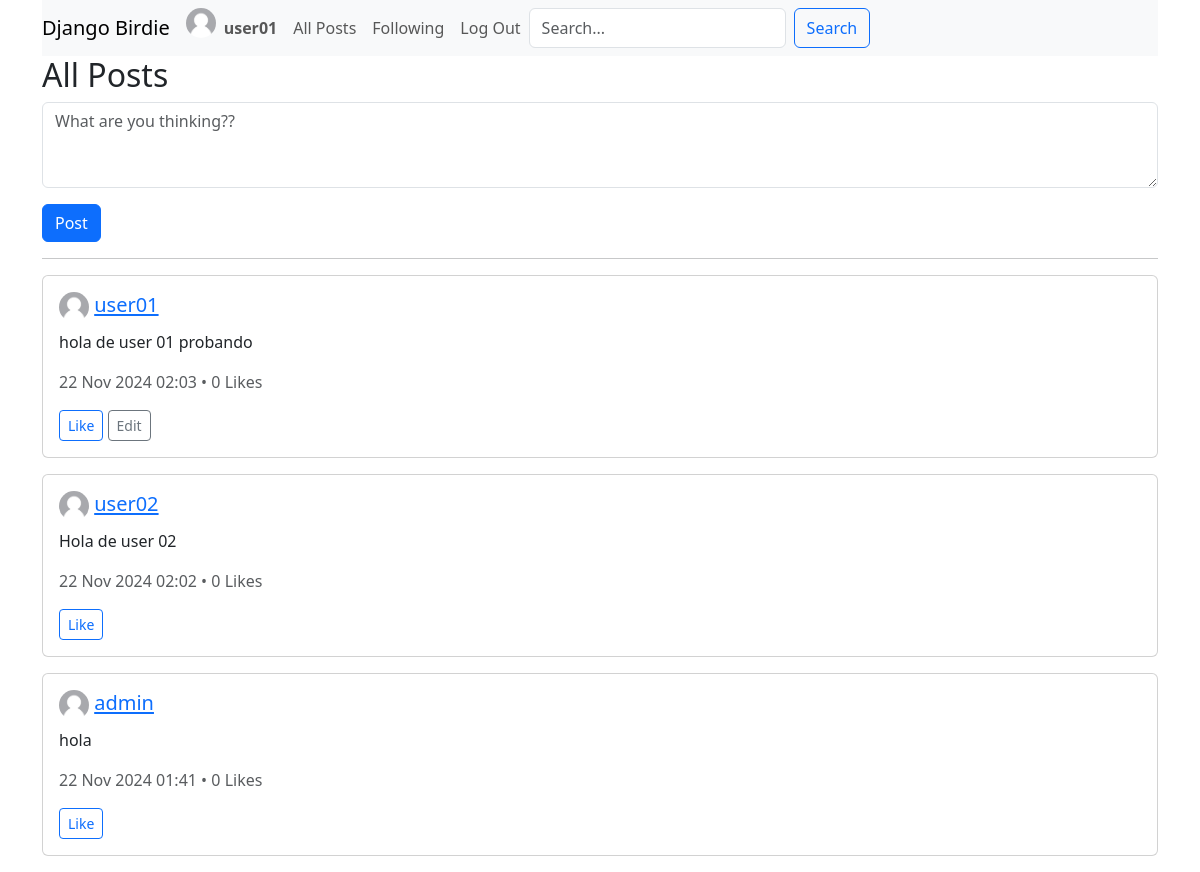
/ (signed in), run on an earlier commit of the app's database.
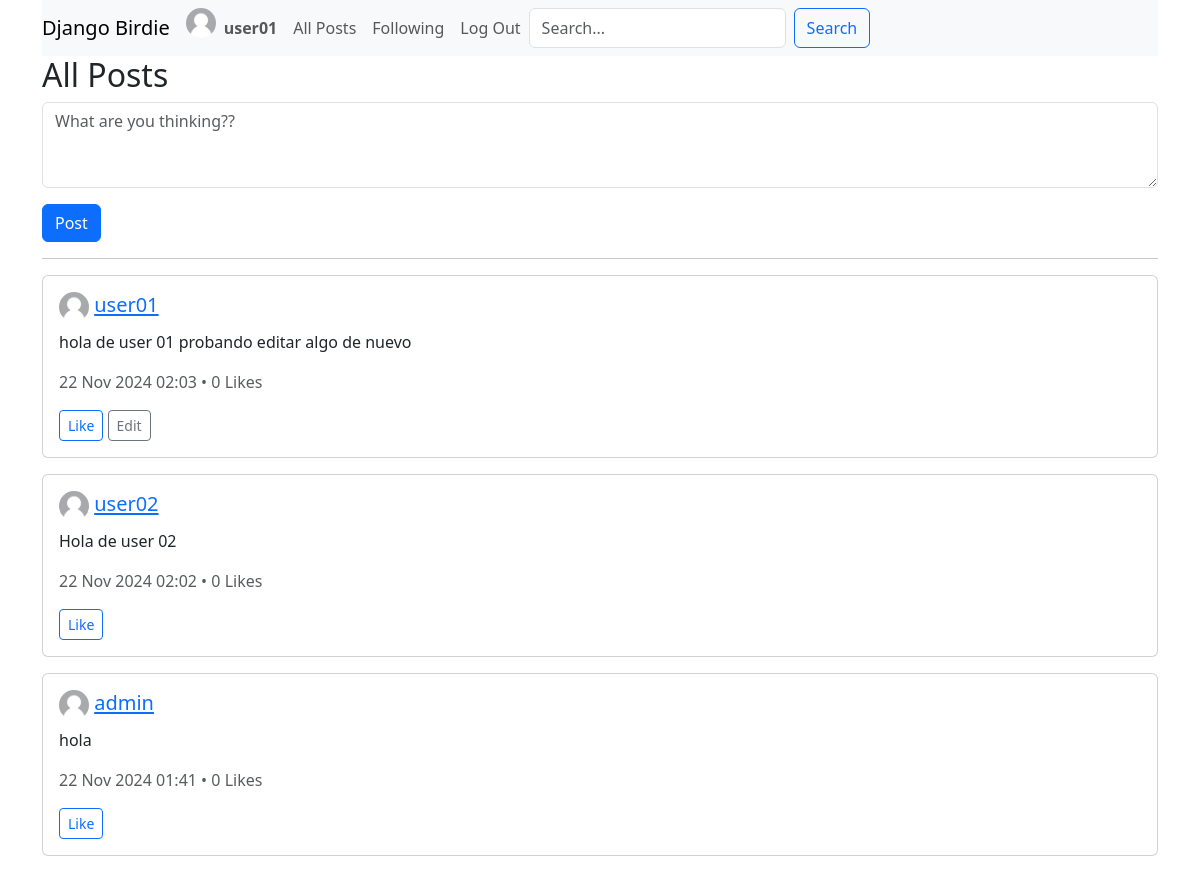
And on a later commit of the database.
### network/models.py (models this page shows, shortened)
class Post(models.Model):
    user = models.ForeignKey(User, on_delete=models.CASCADE, related_name="posts")
    content = models.TextField(max_length=280)
    created_at = models.DateTimeField(auto_now_add=True)
    likes = models.ManyToManyField(User, related_name="liked_posts", blank=True)
    def like_count(self):
        return self.likes.count()

class User(AbstractUser):
    first_name = models.CharField(max_length=30)
    last_name = models.CharField(max_length=30)
    profile_picture = models.ImageField(upload_to='profile_pictures/', null=True, blank=True, default='user/default_profile.jpg')
    followers = models.ManyToManyField(
        'self', related_name='following', symmetrical=False, blank=True
    )

### network/views.py (the view)
# urls.py: path("", views.index, name="index"),
@login_required
def index(request):
    if request.method == "POST" and request.user.is_authenticated:
        form = PostForm(request.POST)
        if form.is_valid():
            new_post = form.save(commit=False)
            new_post.user = request.user
            new_post.save()
    posts = Post.objects.all().order_by('-created_at')
    paginator = Paginator(posts, 10)
    page_number = request.GET.get('page')
    page_obj = paginator.get_page(page_number)
    for post in page_obj:
        post.is_liked_by_user = request.user in post.likes.all()
    return render(request, "network/index.html", {
        "form": PostForm(),
        "posts": page_obj,
    })

### network/forms.py
class PostForm(forms.ModelForm):
    class Meta:
        model = Post
        fields = ['content']
        widgets = {
            'content': forms.Textarea(attrs={'class': 'form-control', 'rows': 3, 'placeholder': 'What are you thinking??'}),
        }
        labels = {
            'content': '',
        }

### network/templatetags/extras.py (called while the page is built)
@register.filter
def profile_picture_or_default(profile_picture):
    if profile_picture:
        return profile_picture.url
    return '/static/network/user/default_profile.jpg'

### network/templates/network/index.html (shortened to what this page needs)
{% extends "network/layout.html" %}
{% load extras %}
{% block body %}
<h2>All Posts</h2>
{% if user.is_authenticated %}
<form method="post">
    {{ form.as_p }}
    <button type="submit" class="btn btn-primary">Post</button>
</form>
<hr>
{% endif %}
<div>
    {% for post in posts %}
    <div class="card mb-3">
        <div class="card-body">
            <h5 class="card-title">
                <img src="{{ user.profile_picture|profile_picture_or_default }}" alt="Profile Picture" class="rounded-circle" width="30" height="30">
                <a href="{% url 'profile' post.user.username %}">
                    {{ post.user.username }}
                </a>
            </h5>
            <p class="card-text post-content" data-post-id="{{ post.id }}">{{ post.content }}</p>
            <p class="card-text text-muted">
                {{ post.created_at|date:"d M Y H:i" }} •
                <span class="like-count" data-post-id="{{ post.id }}">{{ post.like_count }}</span> Likes
            </p>
            <button
                class="btn btn-sm btn-outline-primary like-btn"
                data-post-id="{{ post.id }}"
                data-liked="{{ post.is_liked_by_user }}">
                {% if post.is_liked_by_user %}
                    Unlike
                {% else %}
                    Like
                {% endif %}
            </button>
            {% if post.user == user %}
                <button
                    class="btn btn-sm btn-outline-secondary edit-btn"
                    data-post-id="{{ post.id }}">
                    Edit
                </button>
            {% endif %}
        </div>
    </div>
    {% endfor %}
</div>
{% endblock %}

What changed in the data, as far as the page shows it:
changed Post "user01": content "hola de user 01 probando" → "hola de user 01 probando editar algo de nuevo"
